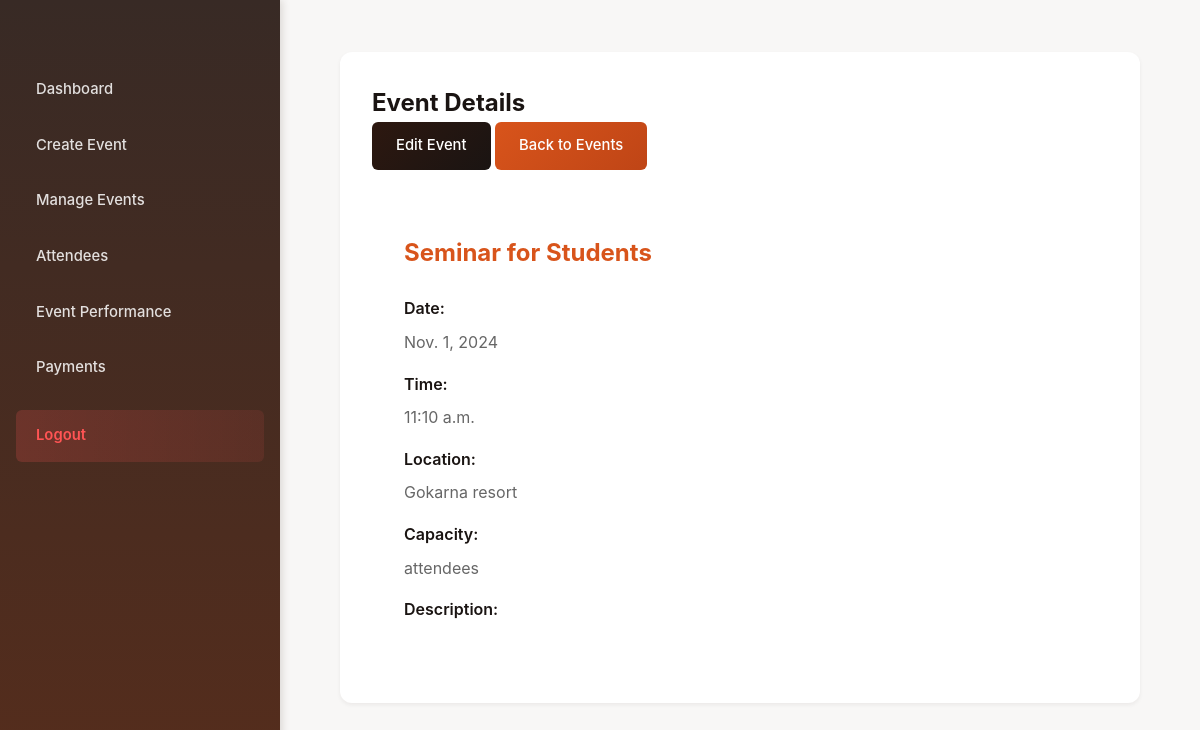
The app's page /events/13/view/ (signed in), older data.
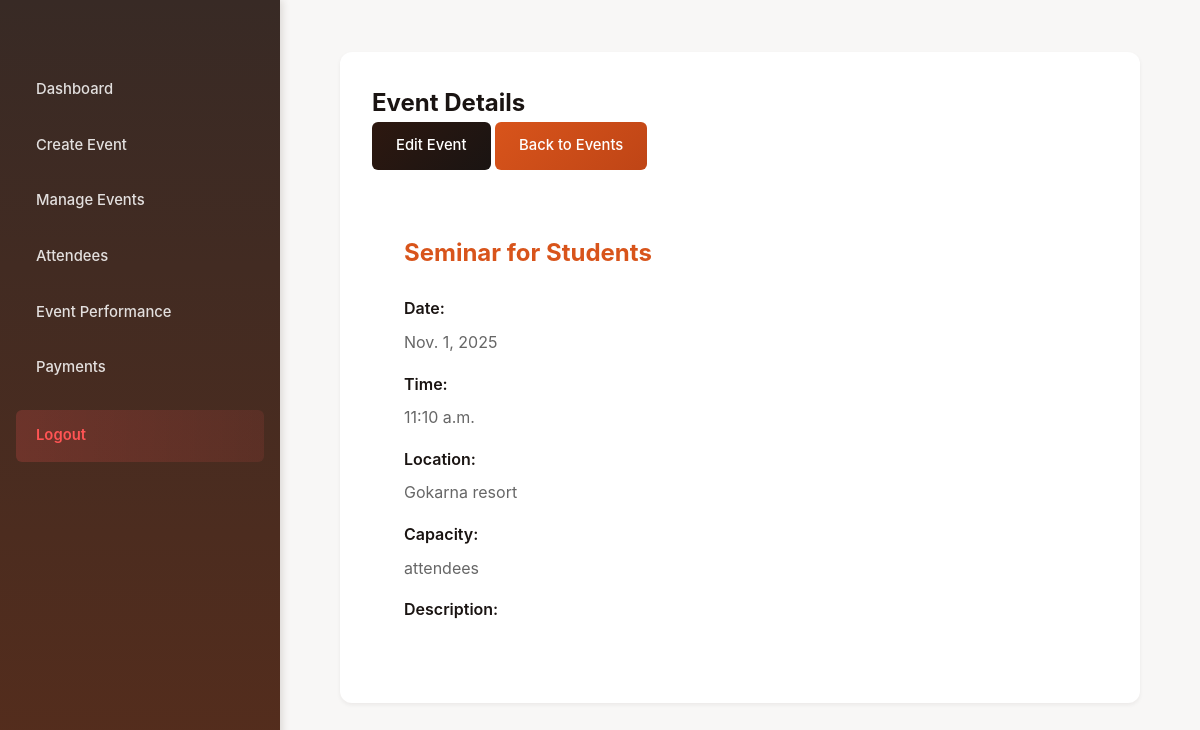
The same page, newer data.
### myApp/models.py (models this page shows, shortened)
class Event(models.Model):
    name=models.CharField(max_length=50)
    desc=models.CharField(max_length=50)
    img = models.ImageField(upload_to='myProject/pic/pic/')
    date = models.DateField(default=timezone.now)
    time = models.TimeField(default=timezone.now)
    location = models.CharField(max_length=255, default='Unknown')
    ticket_template = models.ImageField(upload_to='myProject/pic/pic/', blank=True, null=True)
    number_of_tickets = models.PositiveIntegerField(null=True, blank=True)  # New field for tickets available
    booked_tickets = models.IntegerField(default=0)
    ticket_price = models.DecimalField(max_digits=10, decimal_places=2, null=True, blank=True)  # New field for ticket price
    organizer = models.ForeignKey(User, on_delete=models.CASCADE,default=1)  # Link to user who submits
    approved = models.BooleanField(default=False)  # Admin approval flag
    is_free = models.BooleanField(default=False)
    latitude = models.FloatField(null=True, blank=True)  # New field for latitude
    longitude = models.FloatField(null=True, blank=True)  # New field for longitude

### myApp/views.py (the view)
# urls.py: path('events/<int:event_id>/view/', views.view_event, name='view_event'),
def view_event(request, event_id):
    event = get_object_or_404(Event, id=event_id, organizer=request.user)
    return render(request, 'events/view_event.html', {'event': event})

### myApp/templates/myApp/events/view_event.html (shortened to what this page needs)
{% extends 'base_organizer.html' %}
{% load static %}
{% block content %}
<div class="event-detail">
    <div class="section-header">
        <h2>Event Details</h2>
        <div class="header-actions">
            <a href="{% url 'edit_event' event.id %}" class="btn btn-secondary">Edit Event</a>
            <a href="{% url 'manageevent' %}" class="btn btn-primary">Back to Events</a>
        </div>
    </div>
    <div class="event-card">
        <div class="event-info">
            <h3>{{ event.name }}</h3>
            <div class="info-group">
                <label>Date:</label>
                <span>{{ event.date }}</span>
            </div>
            <div class="info-group">
                <label>Time:</label>
                <span>{{ event.time }}</span>
            </div>
            <div class="info-group">
                <label>Location:</label>
                <span>{{ event.location }}</span>
            </div>
            <div class="info-group">
                <label>Capacity:</label>
                <span>{{ event.capacity }} attendees</span>
            </div>
            <div class="info-group">
                <label>Description:</label>
            </div>
        </div>
    </div>
</div>
{% endblock %}

Row changes from the older to the newer data that the page shows:
changed Event "Seminar for Students": date "Nov. 1, 2024" → "Nov. 1, 2025"
